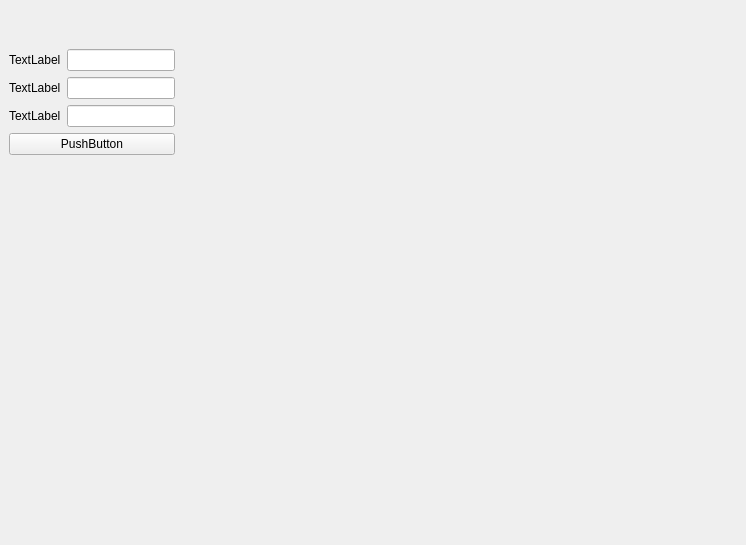
<?xml version="1.0" encoding="UTF-8"?>
<ui version="4.0">
 <class>QtGuiApplication1</class>
 <widget class="QMainWindow" name="QtGuiApplication1">
  <property name="geometry">
   <rect>
    <x>0</x>
    <y>0</y>
    <width>746</width>
    <height>545</height>
   </rect>
  </property>
  <property name="sizePolicy">
   <sizepolicy hsizetype="Preferred" vsizetype="Preferred">
    <horstretch>0</horstretch>
    <verstretch>0</verstretch>
   </sizepolicy>
  </property>
  <property name="windowTitle">
   <string>QtGuiApplication1</string>
  </property>
  <widget class="QWidget" name="centralwidget">
   <layout class="QHBoxLayout" name="horizontalLayout" stretch="0,0,1">
    <item>
     <layout class="QVBoxLayout" name="verticalLayout" stretch="0,1,0">
      <property name="sizeConstraint">
       <enum>QLayout::SetFixedSize</enum>
      </property>
      <item>
       <spacer name="verticalSpacer">
        <property name="orientation">
         <enum>Qt::Vertical</enum>
        </property>
        <property name="sizeHint" stdset="0">
         <size>
          <width>20</width>
          <height>40</height>
         </size>
        </property>
       </spacer>
      </item>
      <item>
       <layout class="QFormLayout" name="formLayout">
        <property name="sizeConstraint">
         <enum>QLayout::SetDefaultConstraint</enum>
        </property>
        <item row="0" column="0">
         <widget class="QLabel" name="label">
          <property name="text">
           <string>TextLabel</string>
          </property>
         </widget>
        </item>
        <item row="0" column="1">
         <widget class="QLineEdit" name="lineEdit"/>
        </item>
        <item row="1" column="0">
         <widget class="QLabel" name="label_2">
          <property name="text">
           <string>TextLabel</string>
          </property>
         </widget>
        </item>
        <item row="1" column="1">
         <widget class="QLineEdit" name="lineEdit_2"/>
        </item>
        <item row="2" column="0">
         <widget class="QLabel" name="label_3">
          <property name="text">
           <string>TextLabel</string>
          </property>
         </widget>
        </item>
        <item row="2" column="1">
         <widget class="QLineEdit" name="lineEdit_3"/>
        </item>
        <item row="3" column="0" colspan="2">
         <widget class="QPushButton" name="pushButton">
          <property name="text">
           <string>PushButton</string>
          </property>
         </widget>
        </item>
       </layout>
      </item>
      <item>
       <spacer name="verticalSpacer_2">
        <property name="orientation">
         <enum>Qt::Vertical</enum>
        </property>
        <property name="sizeHint" stdset="0">
         <size>
          <width>20</width>
          <height>40</height>
         </size>
        </property>
       </spacer>
      </item>
     </layout>
    </item>
    <item>
     <spacer name="horizontalSpacer">
      <property name="orientation">
       <enum>Qt::Horizontal</enum>
      </property>
      <property name="sizeType">
       <enum>QSizePolicy::Fixed</enum>
      </property>
      <property name="sizeHint" stdset="0">
       <size>
        <width>20</width>
        <height>20</height>
       </size>
      </property>
     </spacer>
    </item>
    <item>
     <layout class="QGridLayout" name="gridLayout" rowstretch="0,0,0" columnstretch="1,1">
      <property name="sizeConstraint">
       <enum>QLayout::SetNoConstraint</enum>
      </property>
      <item row="1" column="0">
       <widget class="QVTKOpenGLWidget" name="qvtkWidget_axial_2" native="true">
        <property name="sizePolicy">
         <sizepolicy hsizetype="MinimumExpanding" vsizetype="MinimumExpanding">
          <horstretch>0</horstretch>
          <verstretch>0</verstretch>
         </sizepolicy>
        </property>
       </widget>
      </item>
      <item row="0" column="1">
       <widget class="QVTKOpenGLWidget" name="qvtkWidget_rend_2" native="true">
        <property name="sizePolicy">
         <sizepolicy hsizetype="MinimumExpanding" vsizetype="MinimumExpanding">
          <horstretch>0</horstretch>
          <verstretch>0</verstretch>
         </sizepolicy>
        </property>
       </widget>
      </item>
      <item row="1" column="1">
       <widget class="QVTKOpenGLWidget" name="qvtkWidget_axial" native="true">
        <property name="sizePolicy">
         <sizepolicy hsizetype="MinimumExpanding" vsizetype="MinimumExpanding">
          <horstretch>0</horstretch>
          <verstretch>0</verstretch>
         </sizepolicy>
        </property>
       </widget>
      </item>
      <item row="0" column="0">
       <widget class="QVTKOpenGLWidget" name="qvtkWidget_rend" native="true">
        <property name="sizePolicy">
         <sizepolicy hsizetype="MinimumExpanding" vsizetype="MinimumExpanding">
          <horstretch>0</horstretch>
          <verstretch>0</verstretch>
         </sizepolicy>
        </property>
       </widget>
      </item>
     </layout>
    </item>
   </layout>
  </widget>
  <action name="actionOpenFile">
   <property name="enabled">
    <bool>true</bool>
   </property>
   <property name="text">
    <string>Open File...</string>
   </property>
  </action>
  <action name="actionExit">
   <property name="text">
    <string>Exit</string>
   </property>
  </action>
  <action name="actionPrint">
   <property name="text">
    <string>Print</string>
   </property>
  </action>
  <action name="actionHelp">
   <property name="text">
    <string>Help</string>
   </property>
  </action>
  <action name="actionSave">
   <property name="text">
    <string>Save</string>
   </property>
  </action>
 </widget>
 <customwidgets>
  <customwidget>
   <class>QVTKOpenGLWidget</class>
   <extends>QWidget</extends>
   <header>QVTKOpenGLWidget.h</header>
   <container>1</container>
  </customwidget>
 </customwidgets>
 <resources/>
 <connections/>
</ui>
